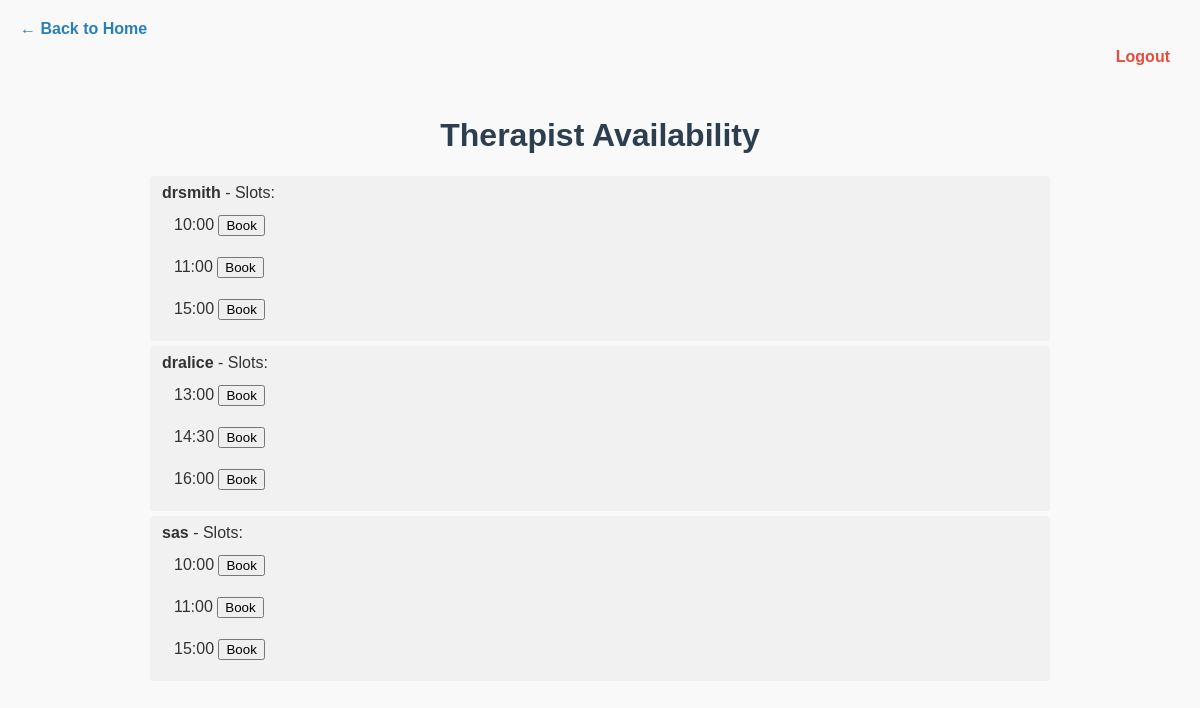
The page /appointments (signed in) on the database as committed earlier.
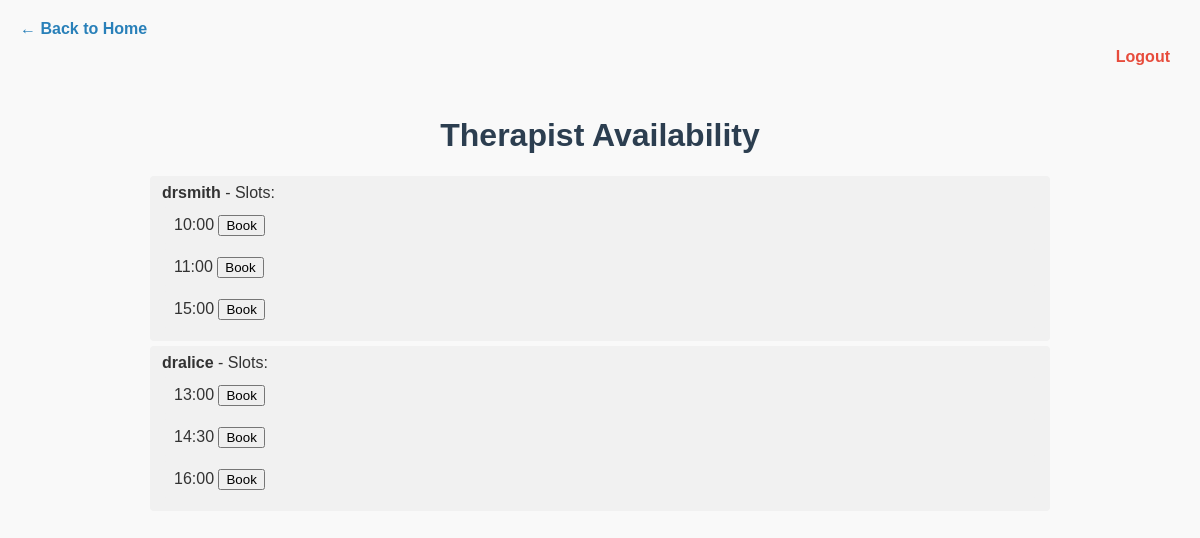
The same page on the database as committed later.
### app/models.py (models this page shows, shortened)
class Therapist(db.Model):
    id = db.Column(db.Integer, primary_key=True)
    name = db.Column(db.String(100), nullable=False)
    slots = db.Column(db.PickleType, nullable=False)

### app/routes.py (the view)
@routes.route("/appointments")
@login_required
def show_appointments():
    if current_user.role != "student":
        flash("Only students can book appointments.")
        return redirect(url_for("routes.index"))
    therapists = Therapist.query.all()
    if not therapists:
        return render_template("status.html", message="No therapists are available at the moment.")
    return render_template("appointments.html", therapists=therapists)

### app/__init__.py (called while the page is built)
@login_manager.user_loader
def load_user(user_id):
    return User.query.get(int(user_id))

### app/templates/appointments.html (shortened to what this page needs)
<!DOCTYPE html>
<html>
<head>
    <link rel="stylesheet" href="{{ url_for('static', filename='style.css') }}">
</head>
<body>
    <div style="margin-top: 20px;">
        <a href="/" style="text-decoration:none; color:#2980b9; font-weight:bold;">← Back to Home</a>
    </div>
    <div style="text-align:right; margin: 10px;">
        <a href="{{ url_for('routes.logout') }}" style="text-decoration:none; color:#e74c3c; font-weight:bold;">Logout</a>
    </div>
    <div class="container">
        <h1>Therapist Availability</h1>
        <ul class="apt-list">
            {% for therapist in therapists %}
                <li>
                    <strong>{{ therapist.name }}</strong> - Slots:
                    <ul class="apt-list">
                        {% for slot in therapist.slots %}
                            <li>
                                {{ slot }}
                                <form action="/book" method="post" style="display:inline;">
                                    <button type="submit">Book</button>
                                </form>
                            </li>
                        {% endfor %}
                    </ul>
                </li>
            {% endfor %}
        </ul>
    </div>
</body>
</html>

Rows that differ between the two databases and show on the page:
removed Therapist: name "sas", slots "10:00" "11:00" "15:00"
